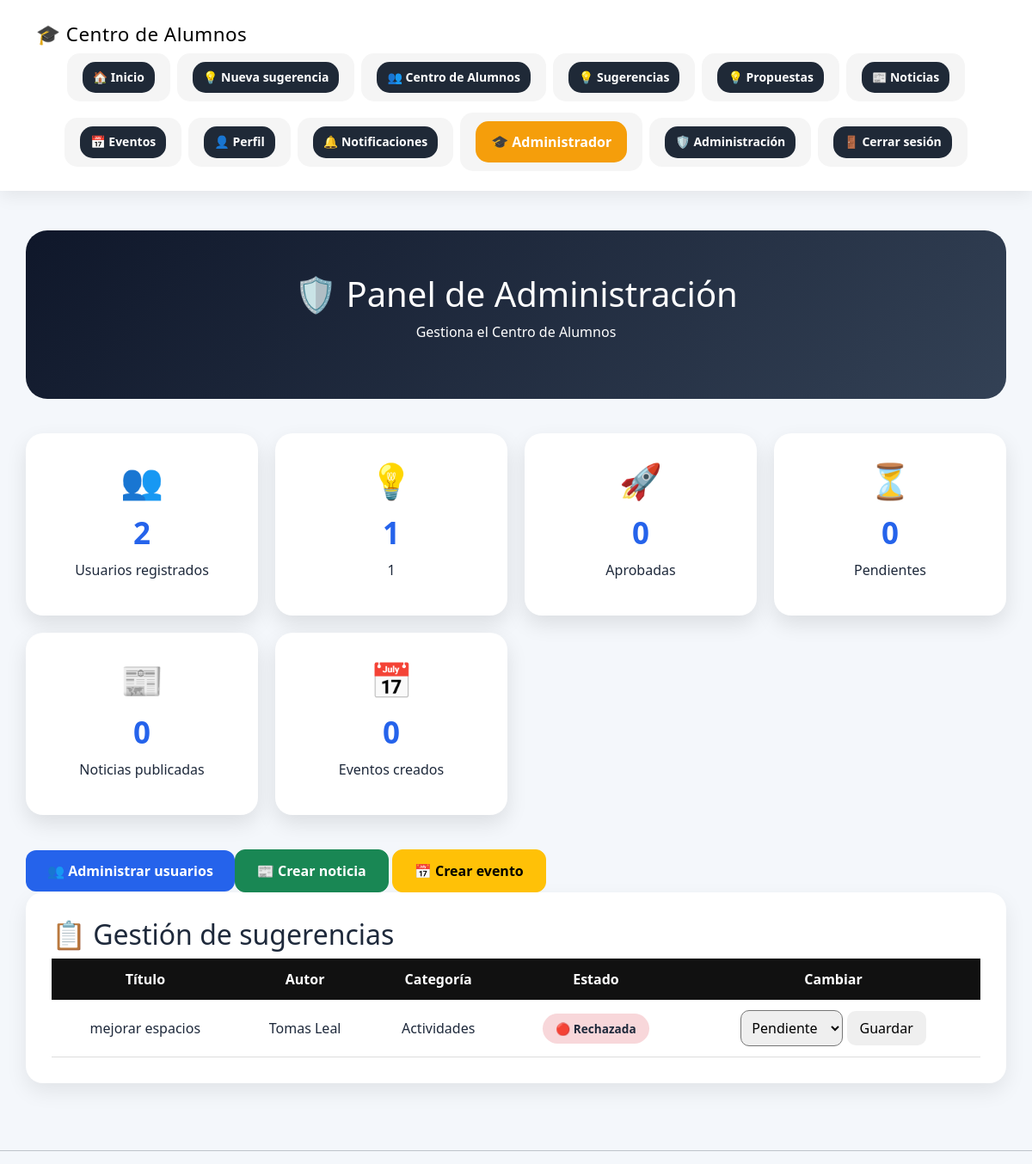
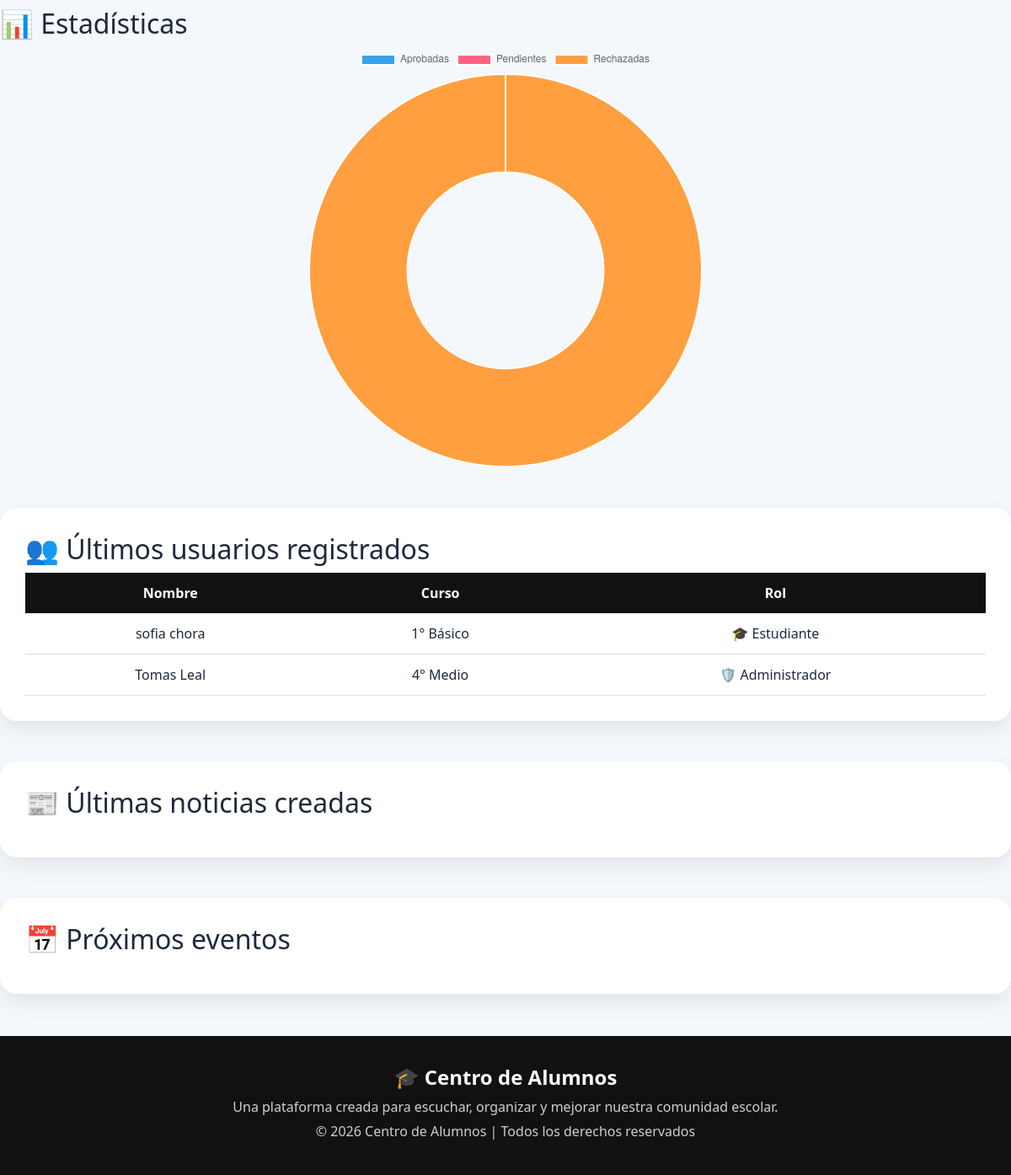
The app's page /admin (signed in) with its own data (2 pictures, top to bottom).
### models.py (models this page shows, shortened)
class Usuario(db.Model, UserMixin):
    id = db.Column(db.Integer, primary_key=True)
    nombre = db.Column(
        db.String(100),
        nullable=False
    )
    correo = db.Column(
        db.String(150),
        unique=True,
        nullable=False
    )
    contraseña = db.Column(
        db.String(200),
        nullable=False
    )
    curso = db.Column(
        db.String(50)
    )
    foto = db.Column(
        db.String(200),
        default="default.png"
    )
    administrador = db.Column(
        db.Boolean,
        default=False
    )
    rol = db.Column(
        db.String(50),
        default="Estudiante"
    )
    fecha_registro = db.Column(
        db.DateTime,
        default=datetime.utcnow
    )
    sugerencias = db.relationship(
        "Sugerencia",
        backref="autor",
        lazy=True
    )
    comentarios = db.relationship(
        "Comentario",
        backref="autor",
        lazy=True
    )

class Sugerencia(db.Model):
    id = db.Column(
        db.Integer,
        primary_key=True
    )
    titulo = db.Column(
        db.String(200),
        nullable=False
    )
    descripcion = db.Column(
        db.Text,
        nullable=False
    )
    categoria = db.Column(
        db.String(100)
    )
    imagen = db.Column(
        db.String(200)
    )
    estado = db.Column(
        db.String(50),
        default="Pendiente"
    )
    fecha = db.Column(
        db.DateTime,
        default=datetime.utcnow
    )
    vistas = db.Column(
        db.Integer,
        default=0
    )
    usuario_id = db.Column(
        db.Integer,
        db.ForeignKey("usuario.id"),
        nullable=False
    )
    comentarios = db.relationship(
        "Comentario",
        backref="sugerencia",
        lazy=True,
        cascade="all, delete"
    )
    apoyos = db.relationship(
        "Apoyo",
        backref="sugerencia",
        lazy=True,
        cascade="all, delete"
    )

### routes/admin.py (the view)
@admin.route("/admin/")
@admin.route("/admin")
@login_required
def panel():
    if not current_user.administrador:
        flash(
            "No tienes permisos para entrar.",
            "danger"
        )
        return redirect("/")
    usuarios = Usuario.query.count()
    sugerencias = Sugerencia.query.order_by(
        Sugerencia.fecha.desc()
    ).all()
    total_sugerencias = Sugerencia.query.count()
    aprobadas = Sugerencia.query.filter_by(
        estado="Aprobada"
    ).count()
    pendientes = Sugerencia.query.filter_by(
        estado="Pendiente"
    ).count()
    rechazadas = Sugerencia.query.filter_by(
        estado="Rechazada"
    ).count()
    total_noticias = Noticia.query.count()
    ultimos_usuarios = Usuario.query.order_by(
        Usuario.fecha_registro.desc()
    ).limit(5).all()
    ultimas_noticias = Noticia.query.order_by(
        Noticia.fecha.desc()
    ).limit(5).all()
    ultimos_eventos = Evento.query.limit(5).all()
    total_eventos = Evento.query.count()
    datos_grafico = {
        "aprobadas": aprobadas,
        "pendientes": pendientes,
        "rechazadas": rechazadas
    }
    return render_template(
        "admin.html",
        usuarios=usuarios,
        sugerencias=sugerencias,
        total_sugerencias=total_sugerencias,
        aprobadas=aprobadas,
        pendientes=pendientes,
        rechazadas=rechazadas,
        total_noticias=total_noticias,
        total_eventos=total_eventos,
        ultimos_usuarios=ultimos_usuarios,
        ultimas_noticias=ultimas_noticias,
        ultimos_eventos=ultimos_eventos,
        datos_grafico=datos_grafico
    )

### app.py (called while the page is built)
@login_manager.user_loader
def cargar_usuario(id_usuario):
    return Usuario.query.get(int(id_usuario))

### templates/admin.html (shortened to what this page needs)
{% extends "base.html" %}
{% block content %}
<div class="admin-container">
    <div class="admin-header">
        <h1>
            🛡️ Panel de Administración
        </h1>
        <p>
            Gestiona el Centro de Alumnos
        </p>
    </div>
    <div class="stats-grid">
        <div class="stat-card">
            <div class="stat-icon">
                👥
            </div>
            <h2>
                {{ usuarios }}
            </h2>
            <p>
                Usuarios registrados
            </p>
        </div>
        <div class="stat-card">
            <div class="stat-icon">
                💡
            </div>
            <h2>
                {{ sugerencias|length }}
            </h2>
            <p>
                {{ total_sugerencias }}
            </p>
        </div>
        <div class="stat-card">
            <div class="stat-icon">
                🚀
            </div>
            <h2>
                {{ aprobadas }}
            </h2>
            <p>
                Aprobadas
            </p>
        </div>
        <div class="stat-card">
            <div class="stat-icon">
                ⏳
            </div>
            <h2>
                {{ pendientes }}
            </h2>
            <p>
                Pendientes
            </p>
        </div>
<div class="stat-card">
    <div class="stat-icon">
        📰
    </div>
    <h2>
        {{ total_noticias }}
    </h2>
    <p>
        Noticias publicadas
    </p>
</div>
<div class="stat-card">
    <div class="stat-icon">
        📅
    </div>
    <h2>
        {{ total_eventos }}
    </h2>
    <p>
        Eventos creados
    </p>
</div>
    </div>
    <a href="/admin/usuarios" class="btn btn-primary">
👥 Administrar usuarios
<a href="/admin/noticia/crear" class="btn btn-success">
📰 Crear noticia
</a>
<a href="/admin/evento/crear" class="btn btn-warning">
📅 Crear evento
</a>
</a>
    <div class="admin-panel">
        <h2>
            📋 Gestión de sugerencias
        </h2>
        <table>
            <thead>
                <tr>
                    <th>
                        Título
                    </th>
                    <th>
                        Autor
                    </th>
                    <th>
                        Categoría
                    </th>
                    <th>
                        Estado
                    </th>
                    <th>
                        Cambiar
                    </th>
                </tr>
            </thead>
            <tbody>
            {% for sugerencia in sugerencias %}
                <tr>
                    <td>
                        {{ sugerencia.titulo }}
                    </td>
                    <td>
                        {{ sugerencia.autor.nombre }}
                    </td>
                    <td>
                        {{ sugerencia.categoria }}
                    </td>
                    <td>
                        {% if sugerencia.estado == "Aprobada" %}
                            <span class="status approved">
                                🟢 Aprobada
                            </span>
                        {% elif sugerencia.estado == "Rechazada" %}
                            <span class="status rejected">
                                🔴 Rechazada
                            </span>
                        {% else %}
                            <span class="status pending">
                                🟡 Pendiente
                            </span>
                        {% endif %}
                    </td>
                    <td>
                        <form method="POST"
                        action="/admin/sugerencia/{{sugerencia.id}}/estado">
                            <select name="estado">
                                <option>
                                   Pendiente
                                </option>
                            </select>
                            <button>
                                Guardar
                            </button>
                        </form>
                    </td>
                </tr>
            {% endfor %}
            </tbody>
        </table>
    </div>
</div>
<hr class="mt-5">
<h2 class="mt-4">
📊 Estadísticas
</h2>
<div style="width:500px; margin:auto;">
<canvas id="graficoSugerencias" data-datos='{{ datos_grafico | tojson | safe }}'></canvas>
</div>
<script>
const datos = JSON.parse(document.getElementById("graficoSugerencias").dataset.datos);
const ctx = document.getElementById("graficoSugerencias").getContext("2d");
new Chart(ctx, {
    type: "doughnut",
    data: {
        labels: [
            "Aprobadas",
            "Pendientes",
            "Rechazadas"
        ],
        datasets: [{
            data: [
                datos.aprobadas,
                datos.pendientes,
                datos.rechazadas
            ]
        }]
    },
    options: {
        responsive: true
    }
});
</script>
<div class="admin-panel mt-5">
<h2>
👥 Últimos usuarios registrados
</h2>
<table>
<tr>
<th>
Nombre
</th>
<th>
Curso
</th>
<th>
Rol
</th>
</tr>
{% for usuario in ultimos_usuarios %}
<tr>
<td>
{{ usuario.nombre }}
</td>
<td>
{{ usuario.curso }}
</td>
<td>
{% if usuario.administrador %}
🛡️ Administrador
{% else %}
🎓 Estudiante
{% endif %}
</td>
</tr>
{% endfor %}
</table>
</div>
<div class="admin-panel mt-5">
<h2>
📰 Últimas noticias creadas
</h2>
</div>
<div class="admin-panel mt-5">
<h2>
📅 Próximos eventos
</h2>
</div>
{% endblock %}

### templates/base.html (shortened to what this page needs)
<!DOCTYPE html>
<html lang="es">
<head>
    <link
    href="https://cdn.jsdelivr.net/npm/bootstrap@5.3.3/dist/css/bootstrap.min.css"
    rel="stylesheet">
    <link
    rel="stylesheet"
    href="https://cdnjs.cloudflare.com/ajax/libs/font-awesome/6.5.2/css/all.min.css">
    <link rel="stylesheet" href="{{ url_for('static', filename='css/style.css') }}">
</head>
<body>
<nav class="navbar navbar-expand-lg navbar-custom">
<div class="container">
<a class="navbar-brand brand-custom" href="/">
🎓 Centro de Alumnos
</a>
<div class="collapse navbar-collapse" id="menu">
<ul class="navbar-nav ms-auto align-items-center gap-2">
<li class="nav-item">
<a class="nav-button" href="/">
🏠 Inicio
</a>
</li>
<li class="nav-item">
<a class="nav-button suggestion-btn" href="/sugerencias/crear">
💡 Nueva sugerencia
</a>
</li>
<li class="nav-item">
    <a class="nav-button" href="/centro">
        👥 Centro de Alumnos
    </a>
</li>
<li class="nav-item">
<a class="nav-button" href="/sugerencias">
💡 Sugerencias
</a>
</li>
<li class="nav-item">
    <a class="nav-button" href="/propuestas">
        💡 Propuestas
    </a>
</li>
<li class="nav-item">
<a class="nav-button" href="/noticias">
📰 Noticias
</a>
</li>
<li class="nav-item">
<a class="nav-button" href="/eventos">
📅 Eventos
</a>
</li>
{% if current_user.is_authenticated %}
<li class="nav-item">
<a class="nav-button" href="/perfil">
👤 Perfil
</a>
</li>
<li class="nav-item">
<a class="nav-button" href="/notificaciones">
🔔 Notificaciones
</a>
</li>
<li class="nav-item">
<span class="role-badge">
🎓 {{ current_user.rol }}
</span>
</li>
{% if current_user.administrador %}
<li class="nav-item">
<a class="nav-button admin-button" href="/admin">
🛡️ Administración
</a>
</li>
{% endif %}
<li class="nav-item">
<a class="nav-button logout-button" href="/logout">
🚪 Cerrar sesión
</a>
</li>
{% endif %}
</ul>
</div>
</div>
</nav>
<main>
{% block content %}
{% endblock %}
</main>
<footer class="footer">
<div class="container text-center">
<h4>
🎓 Centro de Alumnos
</h4>
<p>
Una plataforma creada para escuchar, organizar y mejorar nuestra comunidad escolar.
</p>
<p>
© 2026 Centro de Alumnos  | Todos los derechos reservados
</p>
</div>
</footer>
</body>
</html>

### static/css/style.css (style rules this page uses)
* { margin:0; padding:0; box-sizing:border-box; }
body { font-family: "Segoe UI", Arial, sans-serif; background:#f4f7fb; color:#1e293b; min-height:100vh; }
.navbar { box-shadow: 0 5px 20px rgba(0,0,0,.15); }
.navbar-brand { font-size:1.4rem; letter-spacing:.5px; }
.btn { border-radius:12px; transition:.3s; }
.btn-primary { background:#2563eb; border:none; }
.stat-card { background:white; padding:35px; border-radius:20px; box-shadow: 0 10px 30px rgba(0,0,0,.08); transition:.3s; }
.stat-card h2 { color:#2563eb; font-size:3rem; font-weight:800; }
footer { margin-top:80px; }
.status { padding: 6px 15px; border-radius:50px; font-size:.85rem; font-weight:700; }
.admin-header { background: linear-gradient( 135deg, #0f172a, #334155 ); color:white; padding:50px; border-radius:25px; margin-bottom:40px; }
.card, .stat-card, .dashboard-card, .suggestion-box { animation: aparecer .6s ease; }
html { scroll-behavior:smooth; }
.admin-container { padding:40px; }
.admin-header { margin-bottom:30px; }
.stats-grid { display:grid; grid-template-columns:repeat(auto-fit,minmax(220px,1fr)); gap:20px; margin-bottom:40px; }
.stat-card { background:white; padding:25px; border-radius:20px; box-shadow:0 10px 25px rgba(0,0,0,.08); text-align:center; }
.stat-icon { font-size:40px; }
.stat-card h2 { font-size:35px; margin:10px; }
.admin-panel { background:white; padding:30px; border-radius:20px; box-shadow:0 10px 25px rgba(0,0,0,.08); }
table { width:100%; border-collapse:collapse; }
th,td { padding:15px; text-align:center; }
.status { padding:8px 15px; border-radius:20px; font-weight:bold; }
.rejected { background:#f8d7da; }
select { padding:8px; border-radius:10px; }
button { padding:8px 15px; border:none; border-radius:10px; cursor:pointer; }
.btn { border-radius: 12px; padding: 12px 25px; font-weight: bold; }
.admin-container { padding: 30px; }
.admin-header { text-align:center; margin-bottom:40px; }
.stat-card { background:white; padding:25px; border-radius:20px; box-shadow:0 10px 25px rgba(0,0,0,0.1); text-align:center; transition:.3s; }
.admin-panel { background:white; padding:30px; border-radius:20px; box-shadow:0 10px 25px rgba(0,0,0,0.08); }
table th { background:#111; color:white; padding:12px; }
table td { padding:12px; border-bottom:1px solid #ddd; }
.footer { background:#111; color:white; padding:35px 20px; margin-top:50px; text-align:center; }
.footer h4 { font-weight:800; }
.footer p { opacity:0.8; margin:5px; }
.navbar-custom { display:flex; justify-content:center; align-items:center; gap:12px; padding:18px; background:#ffffff; box-shadow:0 5px 20px rgba(0,0,0,0.08); flex-wrap:wrap; }
.nav-item { text-decoration:none; color:#333; padding:10px 18px; border-radius:15px; font-weight:600; transition:0.3s; background:#f5f5f5; }
.nav-button { text-decoration:none; color:white; background:#1f2937; padding:12px 18px; border-radius:15px; font-weight:600; transition:0.3s; display:flex; align-items:center; justify-content:center; gap:8px; line-height:1.2; white-space:nowrap; }
.role-badge { background:#f59e0b; color:white; padding:12px 18px; border-radius:15px; font-weight:bold; display:flex; align-items:center; gap:8px; white-space:nowrap; }
.navbar-custom .container { flex-wrap: wrap; }
.navbar-nav { flex-wrap: wrap; justify-content: center; gap: 10px; }
.nav-item { margin-bottom:5px; }
@media (max-width: 1200px) { .nav-button { padding:10px 12px; font-size:14px; } }

### records on screen
Usuario: rol "Administrador", nombre "Tomas Leal", curso "4° Medio", administrador "🛡️ Administrador"
Sugerencia: titulo "mejorar espacios", autor.nombre "Tomas Leal", categoria "Actividades", estado "🔴 Rechazada"
Usuario: nombre "sofia chora", curso "1° Básico", administrador "🎓 Estudiante"

### other values on screen
{{ usuarios }} "2"
{{ sugerencias|length }} "1"
{{ total_sugerencias }} "1"
{{ aprobadas }} "0"
{{ pendientes }} "0"
{{ total_noticias }} "0"
{{ total_eventos }} "0"
